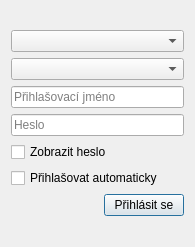
<?xml version="1.0" encoding="UTF-8"?>
<ui version="4.0">
 <class>loginDialog</class>
 <widget class="QDialog" name="loginDialog">
  <property name="geometry">
   <rect>
    <x>0</x>
    <y>0</y>
    <width>195</width>
    <height>247</height>
   </rect>
  </property>
  <property name="windowTitle">
   <string>Login - StudentUI</string>
  </property>
  <layout class="QGridLayout" name="gridLayout">
   <item row="0" column="0">
    <layout class="QVBoxLayout" name="verticalLayout_2">
     <item>
      <layout class="QVBoxLayout" name="verticalLayout">
       <item>
        <widget class="QComboBox" name="cityCombo"/>
       </item>
       <item>
        <widget class="QComboBox" name="schoolCombo"/>
       </item>
       <item>
        <widget class="QLineEdit" name="lineUser">
         <property name="placeholderText">
          <string>Přihlašovací jméno</string>
         </property>
        </widget>
       </item>
       <item>
        <widget class="QLineEdit" name="linePass">
         <property name="inputMethodHints">
          <set>Qt::ImhHiddenText|Qt::ImhNoAutoUppercase|Qt::ImhNoPredictiveText|Qt::ImhSensitiveData</set>
         </property>
         <property name="echoMode">
          <enum>QLineEdit::Password</enum>
         </property>
         <property name="placeholderText">
          <string>Heslo</string>
         </property>
        </widget>
       </item>
       <item>
        <widget class="QCheckBox" name="showpassBox">
         <property name="text">
          <string>Zobrazit heslo</string>
         </property>
        </widget>
       </item>
       <item>
        <widget class="QCheckBox" name="rememberBox">
         <property name="text">
          <string>Přihlašovat automaticky</string>
         </property>
        </widget>
       </item>
      </layout>
     </item>
     <item>
      <layout class="QHBoxLayout" name="horizontalLayout">
       <item>
        <spacer name="horizontalSpacer">
         <property name="orientation">
          <enum>Qt::Horizontal</enum>
         </property>
         <property name="sizeHint" stdset="0">
          <size>
           <width>40</width>
           <height>20</height>
          </size>
         </property>
        </spacer>
       </item>
       <item>
        <widget class="QPushButton" name="pushLogin">
         <property name="text">
          <string>Přihlásit se</string>
         </property>
        </widget>
       </item>
      </layout>
     </item>
    </layout>
   </item>
  </layout>
 </widget>
 <resources/>
 <connections/>
</ui>
